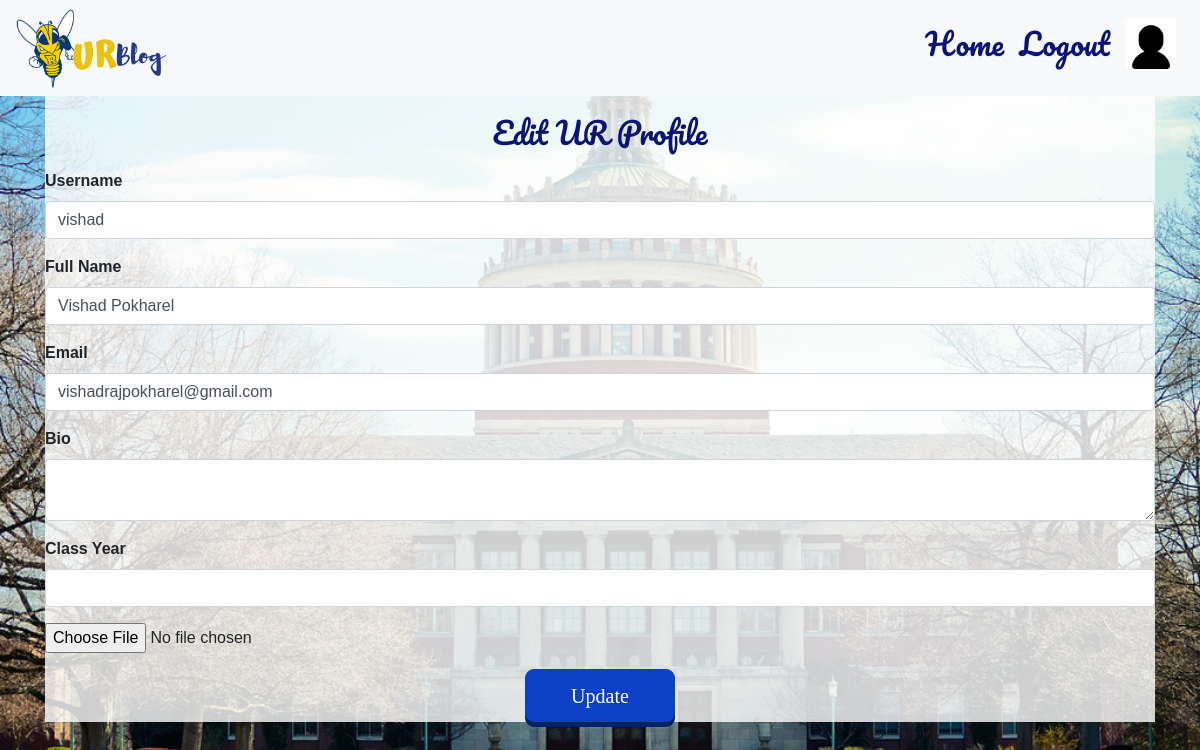
Page /account (signed in) on the committed database.
### backend.py (models this page shows)
class User(db.Model, UserMixin):
    __tablename__ = "Users"
    id = db.Column(db.Integer, primary_key=True, autoincrement=True)
    email = db.Column(db.String(120), unique=True, nullable=False)
    username = db.Column(db.String(15), unique=True, nullable = False)
    full_name = db.Column(db.String(128), nullable = False)
    bio = db.Column(db.String(1024))
    class_year = db.Column(db.String(10))
    password = db.Column(db.String(60), nullable=False)
    otp_secret = db.Column(db.Integer, nullable=True)
    picture = db.Column(db.String(20), nullable=False, default='default.jpg')
    posts = db.relationship('Post', backref='author_of_post', lazy=True)
    comments = db.relationship('Comment', backref='author_of_comment', lazy=True)

### backend.py (the view)
@app.route("/account", methods=['GET', 'POST'])
@login_required
def account():
    form = UpdateAccountForm()
    if form.validate_on_submit():
        if form.picture.data:
            picture_file = save_profile_picture(form.picture.data)
            current_user.picture = picture_file
        current_user.username = form.username.data
        current_user.full_name = form.full_name.data
        current_user.email = form.email.data
        current_user.bio = form.bio.data
        current_user.class_year = form.class_year.data
        db.session.commit()
        flash('Your account has been updated!', 'success')
        return redirect(url_for('profile'))
    elif request.method == 'GET':
        form.username.data = current_user.username
        form.email.data = current_user.email
        form.full_name.data = current_user.full_name
        form.bio.data = current_user.bio
        form.class_year.data = current_user.class_year
    picture = url_for('static', filename='user_pictures/' + current_user.picture)
    logged_in = checklogin()
    return render_template('EditProfile.html', picture=picture, form=form, logged_in=logged_in)

### backend.py (shortened to what this page needs)
class UpdateAccountForm(FlaskForm):
    username = StringField('Username', validators=[InputRequired(), Length(min=2, max=20)])
    full_name = StringField("Full Name", validators=[InputRequired(), Length(min=5, max=35)])
    bio = TextAreaField("Bio", validators=[Length(max=1024)])
    class_year = StringField("Class Year", validators=[Length(max=10)])
    email = StringField('Email', validators=[InputRequired(), Email()])
    picture = FileField('Update Profile Picture', validators=[FileAllowed(['jpg', 'png'])])
    submit = SubmitField('Update')

### backend.py (called while the page is built)
@login.user_loader
def load_user(id):
    return User.query.get(int(id))

def checklogin():
    if current_user.is_authenticated:
        return True
    else:
        return False

### templates/EditProfile.html (shortened to what this page needs)
{% import "bootstrap/wtf.html" as wtf %}
{%  extends "Header.html" %}
{% block content %}
<html>
    <body class="body-create">
        <div class="container">
                <div id = "create">
                        <form action ="/account" method ="post" id="blogform" enctype="multipart/form-data">
                            <h1 class="header-login-signup" style="text-align: center"> Edit UR Profile</h1>
                            <div class="form-group">
                                {{wtf.form_field(form.username)}}
							</div>
							<div class="form-group">
                                {{wtf.form_field(form.full_name)}}
                            </div>
                            <div class="form-group">
                                {{wtf.form_field(form.email)}}
                            </div>
                            <div class="form-group">
                                {{wtf.form_field(form.bio)}}
                            </div>
                            <div class="form-group">
                                {{wtf.form_field(form.class_year)}}
                            </div>
                            <div class = "form-group">
                                {{form.picture}}
							</div>
                            <div>
                                {{wtf.form_field(form.submit, class ="btn btn-light btn-block btn-lg", id = "startBtn")}}
                            </div>
                        </form>
                </div>
        </div>
    </body>
</html>
{% endblock %}

### templates/Header.html (shortened to what this page needs)
<!DOCTYPE html>
<html lang="en">
<head>
	<link rel="stylesheet" href="/static/mero.css">
	<link rel="stylesheet" href="https://stackpath.bootstrapcdn.com/bootstrap/4.3.1/css/bootstrap.min.css">
  <nav class="navbar navbar-light bg-light navbar-expand-md fixed-top">
    <a href="http://localhost:5000/"><img class="logo" src="/static/images/logo.png"></a>
    <div class="collapse navbar-collapse " id="forDisplay">
      <ul class="navbar-nav ml-auto">
        {% if logged_in %}
          <a class="nav-link" href="http://localhost:5000/">Home</a>
          <a class="nav-link" href="http://localhost:5000/logout">Logout</a>
          <a class="nav-link" href="http://localhost:5000/profile"><img class ="logo1" id="nav_img" src="/static/user_pictures/{{current_user.picture}}"></a>
        {% else %}
          <a class="nav-link" href="http://localhost:5000/">Home</a>
          <a class="nav-link" href="http://localhost:5000/login">Login</a>
          <a class="nav-link" href="http://localhost:5000/signup">SignUp</a>
        {% endif %}
      </ul>
    </div>
  </nav>
</head>
<br>
<br>
  {% block content %} {% endblock %}
</body>
<br>
</html>

### static/mero.css (style rules this page uses)
#startBtn { font-family: OpenSans; color: #FFFFFF; background-color: rgb(14, 63, 199); border: 1px solid rgb(14, 63, 199); border-radius: 0; box-shadow: 0px 5px 0px rgb(1, 36, 90); position: relative; top: 0px; transition: all ease 0.3s; display: flex; justify-content: center; text-align: center; width: 150px; height: 53px; margin:0 auto; border-radius: 9px; }
.btn { line-height: 100px; height: 100px; text-align: center; width: 700px; cursor: pointer; }
html, body { height: 80%; font-weight: 100; }
body { background: #030321; font-family: Arial; }
form { text-align: center; }
.logo { width: 150px; padding-top: -0x; }
.logo1 { width: 80px; padding-top: -0x; }
.nav-link { padding-top:-100px; }
.navbar { font-family: 'Pacifico', cursive; display: block; font-size: 30px; }
.navbar .navbar-nav a { color: rgb(9, 20, 119) !important; }
.header-login-signup { font-family: 'Pacifico', cursive; display: block; font-size: 30px; padding-top: 10px; padding-bottom: 10px; color: rgb(9, 20, 119); }
.form-group { text-align:left !important; }
.body-create { background-image: url("images/Library.jpg"); background-repeat: no-repeat; background-size: cover; }
#create { position: relative; padding-top: 50px !important; padding-bottom:0px; margin-top: 7px !important; background-color: rgb(255, 255, 255, 0.8) !important; text-align: center; margin-bottom: 2px !important; width: 100%; height:200%; }
.form-group { font-family: Verdana, Geneva, Tahoma, sans-serif; font-weight: bold; }

### templates/Header.html (style rules this page uses)
#nav_img { height: 50px; width: 50px; position:relative; top:-5px; }

### rows in the picture
User: picture (placeholder picture), username "vishad", full_name "Vishad Pokharel", email "vishadrajpokharel@gmail.com"
